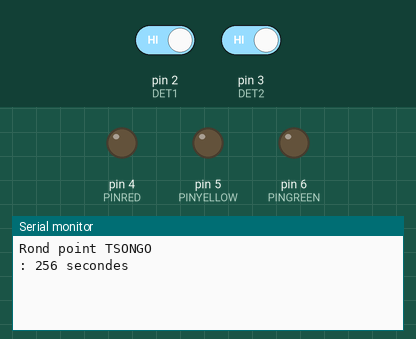
Simulated run of this sketch. Board: Arduino Uno, built with avr-gcc and run on an emulated ATmega328P. Shown: output pins drawn as LEDs (lit = HIGH), the last lines printed to the serial monitor. The test bench sets the inputs (shaded band); at power-on: pin 2 (DET1) HIGH, pin 3 (DET2) HIGH.

Above: at 1.2 s.
1.3 s: pin 2 (DET1) driven LOW
At 2.5 s:
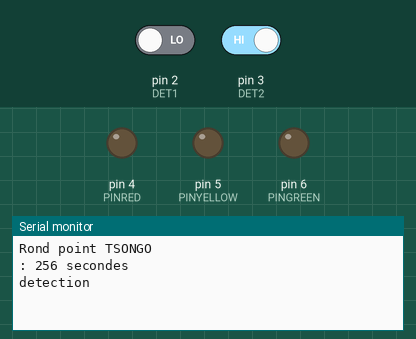
2.8 s: pin 3 (DET2) driven LOW
At 3.8 s:
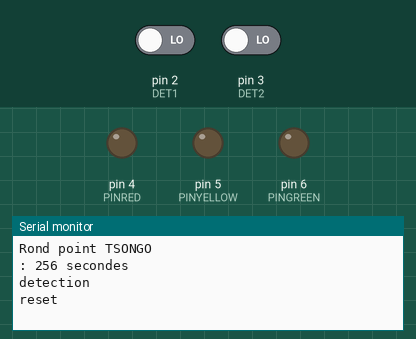

Measured:
- after the input at 1.3 s, the serial monitor: prints a new line at once (image 1)
- after the input at 2.8 s, the serial monitor: prints a new line at once (image 2)

The sketch:

trafficLightSystem.ino
```cpp
#include "TrafficLight.h"

// definir la broche 4 comme sortie du feu rouge 1
#define PINRED 4
// definir la broche 5 comme sortie du feu jaune 1
#define PINYELLOW 5
// definir la broche 6 comme sortie du feu vert 1
#define PINGREEN 6
// definir la broche 2 comme entree du detecteur 1
#define DET1 2
// definir la broche 3 comme entree du detecteur 2
#define DET2 3

// definir un traffic light
Led ledsGroup[3] = {
  Led("RED",MAX_TIME,PINRED),
  Led("YELLOW",MIN_TIME,PINYELLOW),
  Led("GREEN",MIN_TIME,PINGREEN)
  };
Vector<Led> leds(ledsGroup, 3);
TrafficLight trafficLight = TrafficLight("Rond point TSONGO", leds);

void setup() {
  attachInterrupt(digitalPinToInterrupt(DET1), updateISR, FALLING);
  attachInterrupt(digitalPinToInterrupt(DET2), resetISR, FALLING);
  Serial.begin(9600);
}

void loop() {
  Serial.println(trafficLight.getTag());
  trafficLight.startCycle();
  Serial.println("================");
}

void updateISR(){
  trafficLight.updateCycle();
}

void resetISR(){
  trafficLight.resetCycle();
}
```

Led.cpp
```cpp
#include "Led.h"
#include "Arduino.h"

Led::Led(String tag, long allowTime, int pin){
  this->tag = tag;
  this->allowTime = allowTime;
  this->pin = pin;
  this->initialize();
}

void Led::setTag(String tag){
  this->tag = tag;
}

String Led::getTag(){
  return this->tag;
}

void Led::setAllowTime(long allowTime){
  this->allowTime = allowTime;
}
long Led::getAllowTime(){
  return this->allowTime;
}

void Led::setPin(int pin){
  this->pin = pin;
}
int Led::getPin(){
  return this->pin;
}

void Led::on(){
  digitalWrite(this->pin, HIGH);
}

void Led::off(){
  digitalWrite(this->pin, LOW);
}


void Led::initialize(){
  pinMode(this->pin, OUTPUT);
}
```

Led.h
```cpp
#ifndef MY_LED_H
#define MY_LED_H
#include "Arduino.h"

class Led {
  private:
    String tag;
    long allowTime;
    int pin;
  public:
    Led(String tag, long allowTime, int pin);
    void setTag(String tag);
    String getTag();

    void setAllowTime(long allowTime);
    long getAllowTime();

    void setPin(int pin);
    int getPin();

    void on();
    void off();

    void initialize();
};

#endif
```

TrafficLight.cpp
```cpp
#include "TrafficLight.h"
#include "Led.h"

TrafficLight::TrafficLight(String tag, Vector<Led> leds){
  this->tag = tag;
  this->leds = leds;
  this->flag = 0;
  this->n = 0;
}

Led* TrafficLight::getLed(int i){
  return &this->leds.at(i);
}

void TrafficLight::setTag(String tag){
  this->tag = tag;
}

String TrafficLight::getTag(){
  return this->tag;
}

void TrafficLight::startCycle(){
  for(int i = 0; i<3; i++){
    Serial.print(this->leds[i].getTag());
    Serial.print(": ");
    Serial.print(this->leds[i].getAllowTime()/100);
    Serial.println(" secondes");
    this->leds[i].on();
    delay(this->leds[i].getAllowTime());
    this->leds[i].off();
  }
}

void TrafficLight::updateCycle(){
  Serial.println("detection");
  for(int i = 0; i<3; i++){
    if(this->leds[i].getTag() == "GREEN" && !this->flag){
      long increment = MIN_TIME + STEP * (n + 1);
      this->getLed(i)->setAllowTime(increment);
      if(this->leds[i].getAllowTime()>= LIMIT){
        this->flag = true;
      }
    }
   if(this->leds[i].getTag() == "RED" && !this->flag){
      long decrement = MAX_TIME - STEP * (n + 1);;
      this->getLed(i)->setAllowTime(decrement);
    }
  }
  this->n++;
}

void TrafficLight::resetCycle(){
  Serial.println("reset");
  for(int i = 0; i<3; i++){
    if(this->leds[i].getTag() == "RED"){
      this->getLed(i)->setAllowTime(MAX_TIME);
    }
    if(this->leds[i].getTag() == "GREEN"){
      this->getLed(i)->setAllowTime(MIN_TIME);
    }
  }
  this->flag = false;
  this->n = 0;
}
```

TrafficLight.h
```cpp
#ifndef MY_TRAFFICLIGHT_H
#define MY_TRAFFICLIGHT_H
#include "Led.h"
#include "Vector.h"
#define MAX_TIME 5400
#define MIN_TIME 300
#define LIMIT 4500
#define STEP 200

class TrafficLight {
  private:
    String tag;
    Vector<Led> leds;
    bool flag = false;
    int n;
  public:
    TrafficLight(String tag, Vector<Led> leds);
    Led* getLed(int i);
    void setTag(String tag);
    String getTag();
    void startCycle();
    void updateCycle();
    void resetCycle();
};

#endif
```
